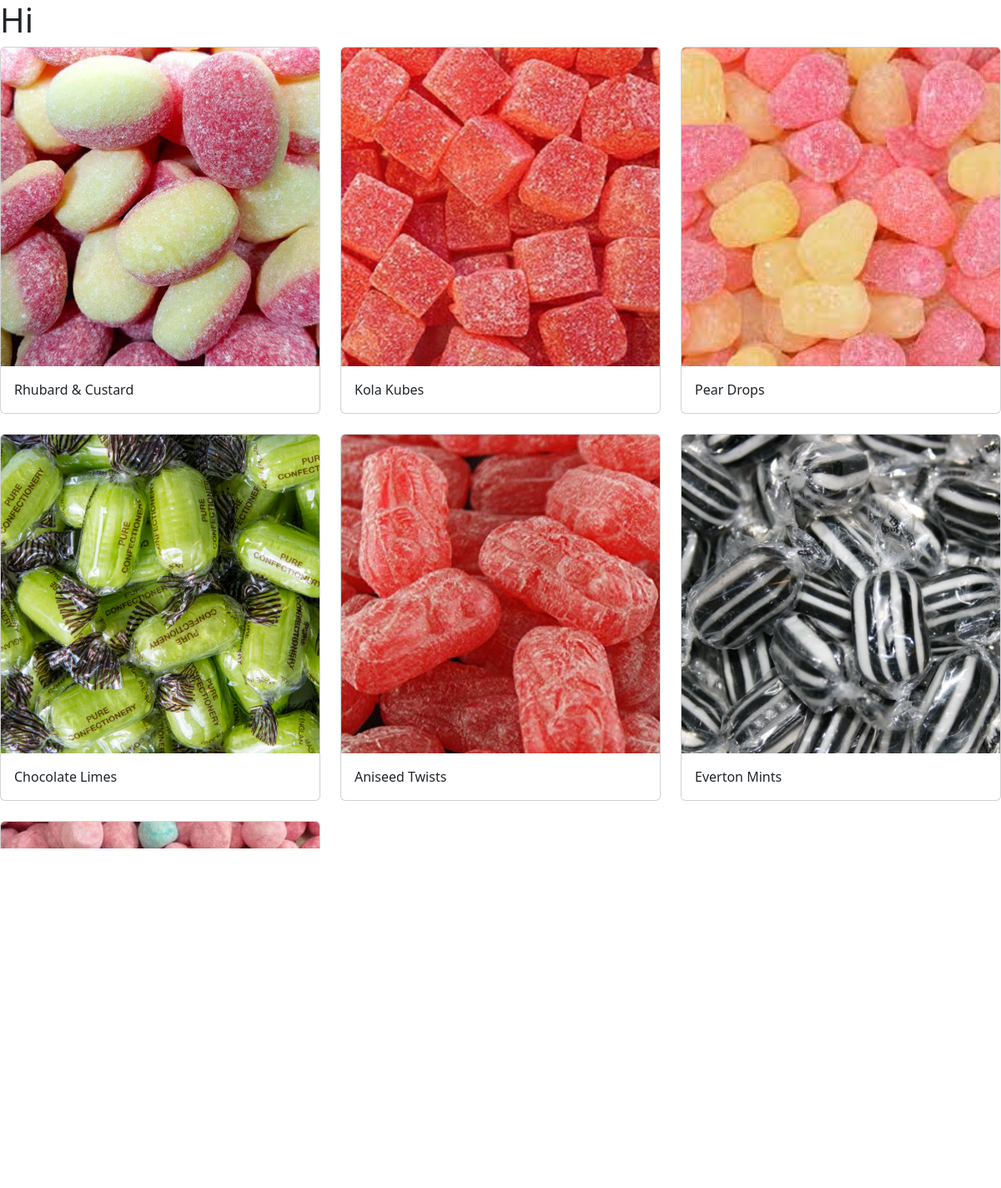
The page / on the database its author committed.
### sweets/models.py (models this page shows, shortened)
class Sweets(models.Model):
    name = models.CharField(max_length=100)
    weight = models.FloatField()
    price = models.FloatField()
    image = models.ImageField(upload_to='sweet/images/')

### sweets/views.py (the view)
# urls.py: path('', sweetViews.index, name='index'),
def index(request):
    sweets = Sweets.objects.all()
    return render (request, 'home.html', {'sweets': sweets, 'form': CartForm})

### sweets/templates/home.html (shortened to what this page needs)
<!DOCTYPE html>
<html>
    <head lang="en">
        <link href="https://cdn.jsdelivr.net/npm/bootstrap@5.2.0/dist/css/bootstrap.min.css" rel="stylesheet">
    </head>
    <body>
        <h1>Hi</h1>
        <div class="row row-cols-1 row-cols-md-3 g-4">
        {% for sweet in sweets %}
            <div v-for="sweet in sweets" class="col">
              <div class="card">
                <img class="card-img-top" src="{{ sweet.image.url }}" />
                <div class="card-body">
                  <p class="card-text">{{ sweet.name }}</p>
                </div>
              </div>
            </div>
        {% endfor %}
        </div>
    </body>
</html>

### rows shown on the page
Sweets: image (picture), name "Rhubard & Custard"
Sweets: image (picture), name "Kola Kubes"
Sweets: image (picture), name "Pear Drops"
Sweets: image (picture), name "Chocolate Limes"
Sweets: image (picture), name "Aniseed Twists"
Sweets: image (picture), name "Everton Mints"
Sweets: image (picture)
